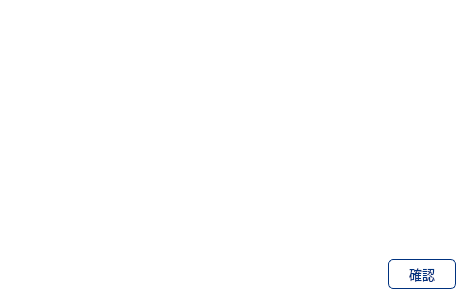
<?xml version="1.0" encoding="UTF-8"?>
<ui version="4.0">
 <class>AlertDialog</class>
 <widget class="QDialog" name="AlertDialog">
  <property name="geometry">
   <rect>
    <x>0</x>
    <y>0</y>
    <width>467</width>
    <height>300</height>
   </rect>
  </property>
  <property name="windowTitle">
   <string>AlertDialog</string>
  </property>
  <property name="styleSheet">
   <string notr="true">#AlertDialog{
	background-color: white;
}
</string>
  </property>
  <layout class="QVBoxLayout" name="verticalLayout" stretch="1,10,1">
   <item>
    <layout class="QHBoxLayout" name="navigationBar" stretch="1,0,0,0">
     <item alignment="Qt::AlignLeft|Qt::AlignVCenter">
      <widget class="QLabel" name="title">
       <property name="font">
        <font>
         <family>微軟正黑體</family>
         <pointsize>10</pointsize>
         <weight>75</weight>
         <bold>true</bold>
        </font>
       </property>
       <property name="text">
        <string/>
       </property>
      </widget>
     </item>
     <item alignment="Qt::AlignRight|Qt::AlignTop">
      <widget class="QPushButton" name="minimize">
       <property name="cursor">
        <cursorShape>PointingHandCursor</cursorShape>
       </property>
       <property name="toolTip">
        <string>最小化</string>
       </property>
       <property name="styleSheet">
        <string notr="true">#minimize{
	background-color: transparent;
	border: 0;
	border-style:none;
	border-radius:5px;
	padding: 3px 3px 3px 3px;
}

#minimize:hover{
	background-color: #eeeeee;
	border: 0;
	border-style:none;
	border-radius:5px;
	padding: 3px 3px 3px 3px;
}

#minimize:pressed{
	background-color: #999999;
	border: 0;
	border-style:none;
	border-radius:5px;
	padding: 3px 3px 3px 3px;
}</string>
       </property>
       <property name="text">
        <string/>
       </property>
       <property name="icon">
        <iconset resource="AlertDialog.qrc">
         <normaloff>:/AlertDialog/images/svg/minimize.svg</normaloff>:/AlertDialog/images/svg/minimize.svg</iconset>
       </property>
       <property name="iconSize">
        <size>
         <width>12</width>
         <height>12</height>
        </size>
       </property>
      </widget>
     </item>
     <item alignment="Qt::AlignRight|Qt::AlignTop">
      <widget class="QPushButton" name="maximize">
       <property name="cursor">
        <cursorShape>PointingHandCursor</cursorShape>
       </property>
       <property name="toolTip">
        <string>最大化</string>
       </property>
       <property name="styleSheet">
        <string notr="true">#maximize{
	background-color: transparent;
	border: 0;
	border-style:none;
	border-radius:5px;
	padding: 3px 3px 3px 3px;
}

#maximize:hover{
	background-color: #eeeeee;
	border: 0;
	border-style:none;
	border-radius:5px;
	padding: 3px 3px 3px 3px;
}

#maximize:pressed{
	background-color: #999999;
	border: 0;
	border-style:none;
	border-radius:5px;
	padding: 3px 3px 3px 3px;
}</string>
       </property>
       <property name="text">
        <string/>
       </property>
       <property name="icon">
        <iconset resource="AlertDialog.qrc">
         <normaloff>:/AlertDialog/images/svg/maximize.svg</normaloff>:/AlertDialog/images/svg/maximize.svg</iconset>
       </property>
       <property name="iconSize">
        <size>
         <width>12</width>
         <height>12</height>
        </size>
       </property>
      </widget>
     </item>
     <item alignment="Qt::AlignRight|Qt::AlignTop">
      <widget class="QPushButton" name="close">
       <property name="cursor">
        <cursorShape>PointingHandCursor</cursorShape>
       </property>
       <property name="toolTip">
        <string>關閉</string>
       </property>
       <property name="styleSheet">
        <string notr="true">#close{
	background-color: transparent;
	border: 0;
	border-style:none;
	border-radius:5px;
	padding: 3px 3px 3px 3px;
}

#close:hover{
	background-color: #eeeeee;
	border: 0;
	border-style:none;
	border-radius:5px;
	padding: 3px 3px 3px 3px;
}

#close:pressed{
	background-color: #999999;
	border: 0;
	border-style:none;
	border-radius:5px;
	padding: 3px 3px 3px 3px;
}</string>
       </property>
       <property name="text">
        <string/>
       </property>
       <property name="icon">
        <iconset resource="AlertDialog.qrc">
         <normaloff>:/AlertDialog/images/svg/close.svg</normaloff>:/AlertDialog/images/svg/close.svg</iconset>
       </property>
       <property name="iconSize">
        <size>
         <width>12</width>
         <height>12</height>
        </size>
       </property>
      </widget>
     </item>
    </layout>
   </item>
   <item>
    <widget class="QLabel" name="message">
     <property name="font">
      <font>
       <family>微軟正黑體</family>
       <pointsize>10</pointsize>
      </font>
     </property>
     <property name="text">
      <string/>
     </property>
     <property name="alignment">
      <set>Qt::AlignCenter</set>
     </property>
    </widget>
   </item>
   <item>
    <layout class="QHBoxLayout" name="checkArea">
     <item alignment="Qt::AlignRight|Qt::AlignVCenter">
      <widget class="QPushButton" name="comfirm">
       <property name="sizePolicy">
        <sizepolicy hsizetype="Minimum" vsizetype="Fixed">
         <horstretch>0</horstretch>
         <verstretch>0</verstretch>
        </sizepolicy>
       </property>
       <property name="font">
        <font>
         <family>微軟正黑體</family>
         <pointsize>10</pointsize>
        </font>
       </property>
       <property name="cursor">
        <cursorShape>PointingHandCursor</cursorShape>
       </property>
       <property name="styleSheet">
        <string notr="true">#comfirm{
	background-color: white;
	border: 1px;
	border-style: solid;
	border-color: #00327F;
	border-radius: 5px;

	padding: 4px 20px 4px 20px;

	color: #00327F;
}

#comfirm:hover{
	background-color: #00327F;
	border: 1px;
	border-style: solid;
	border-color: #00327F;
	border-radius: 5px;

	padding: 4px 20px 4px 20px;

	color: white;
}

#comfirm:pressed{
	background-color: #00304A;
	border: 1px;
	border-style: solid;
	border-color: #00327F;
	border-radius: 5px;

	padding:4px 20px 4px 20px;

	color: white;
}</string>
       </property>
       <property name="text">
        <string>確認</string>
       </property>
      </widget>
     </item>
    </layout>
   </item>
  </layout>
 </widget>
 <layoutdefault spacing="6" margin="11"/>
 <resources>
  <include location="AlertDialog.qrc"/>
 </resources>
 <connections/>
</ui>
